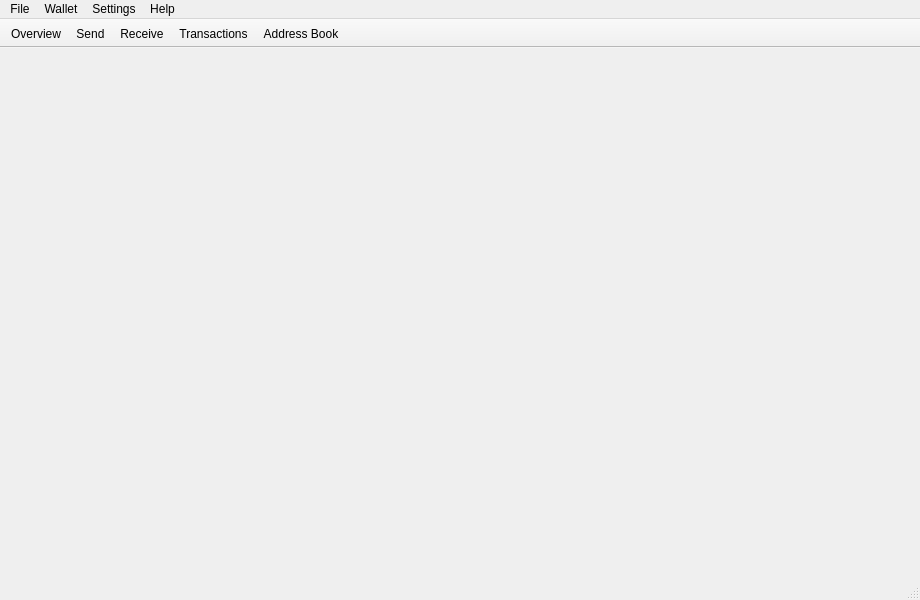
<?xml version="1.0" encoding="UTF-8"?>
<ui version="4.0">
 <class>MainWindow</class>
 <widget class="QMainWindow" name="MainWindow">
  <property name="geometry">
   <rect>
    <x>0</x>
    <y>0</y>
    <width>920</width>
    <height>600</height>
   </rect>
  </property>
  <property name="sizePolicy">
   <sizepolicy hsizetype="Preferred" vsizetype="Preferred">
    <horstretch>0</horstretch>
    <verstretch>0</verstretch>
   </sizepolicy>
  </property>
  <property name="minimumSize">
   <size>
    <width>0</width>
    <height>0</height>
   </size>
  </property>
  <property name="maximumSize">
   <size>
    <width>16777215</width>
    <height>16777215</height>
   </size>
  </property>
  <property name="windowTitle">
   <string>MainWindow</string>
  </property>
  <property name="windowIcon">
   <iconset resource="../../resources.qrc">
    <normaloff>:/images/dynex</normaloff>:/images/dynex</iconset>
  </property>
  <widget class="QWidget" name="centralwidget">
   <layout class="QHBoxLayout" name="horizontalLayout">
    <property name="spacing">
     <number>0</number>
    </property>
    <property name="leftMargin">
     <number>0</number>
    </property>
    <property name="topMargin">
     <number>0</number>
    </property>
    <property name="rightMargin">
     <number>0</number>
    </property>
    <property name="bottomMargin">
     <number>0</number>
    </property>
    <item>
     <widget class="WalletGui::OverviewFrame" name="m_overviewFrame">
      <property name="frameShape">
       <enum>QFrame::NoFrame</enum>
      </property>
      <property name="frameShadow">
       <enum>QFrame::Raised</enum>
      </property>
     </widget>
    </item>
    <item>
     <widget class="WalletGui::SendFrame" name="m_sendFrame">
      <property name="frameShape">
       <enum>QFrame::NoFrame</enum>
      </property>
      <property name="frameShadow">
       <enum>QFrame::Raised</enum>
      </property>
     </widget>
    </item>
    <item>
     <widget class="WalletGui::ReceiveFrame" name="m_receiveFrame">
      <property name="frameShape">
       <enum>QFrame::NoFrame</enum>
      </property>
      <property name="frameShadow">
       <enum>QFrame::Raised</enum>
      </property>
     </widget>
    </item>
    <item>
     <widget class="WalletGui::TransactionsFrame" name="m_transactionsFrame">
      <property name="frameShape">
       <enum>QFrame::NoFrame</enum>
      </property>
      <property name="frameShadow">
       <enum>QFrame::Raised</enum>
      </property>
     </widget>
    </item>
    <item>
     <widget class="WalletGui::AddressBookFrame" name="m_addressBookFrame">
      <property name="frameShape">
       <enum>QFrame::NoFrame</enum>
      </property>
      <property name="frameShadow">
       <enum>QFrame::Raised</enum>
      </property>
     </widget>
    </item>
   </layout>
  </widget>
  <widget class="QMenuBar" name="menubar">
   <property name="geometry">
    <rect>
     <x>0</x>
     <y>0</y>
     <width>920</width>
     <height>27</height>
    </rect>
   </property>
   <widget class="QMenu" name="menuFile">
    <property name="title">
     <string>File</string>
    </property>
    <widget class="QMenu" name="menuRecent_wallets">
     <property name="title">
      <string>Recent wallets</string>
     </property>
    </widget>
    <addaction name="m_openWalletAction"/>
    <addaction name="menuRecent_wallets"/>
    <addaction name="m_backupWalletAction"/>
    <addaction name="m_closeWalletAction"/>
    <addaction name="separator"/>    
    <addaction name="m_createWalletAction"/>
    <addaction name="m_createNondeterministicWalletAction"/>
    <addaction name="separator"/>
    <addaction name="m_exitAction"/>
   </widget>
   <widget class="QMenu" name="menuWallet">
    <property name="title">
     <string>Wallet</string>
    </property>
    <addaction name="m_encryptWalletAction"/>
    <addaction name="m_changePasswordAction"/>
    <addaction name="m_resetAction"/>
    <addaction name="separator"/>
    <addaction name="m_proofAction"/>
    <addaction name="separator"/>
    <addaction name="m_showMnemonicSeedAction"/>
    <addaction name="m_showPrivateKey"/>
    <addaction name="separator"/>
    <addaction name="m_restoreFromMnemonicSeedAction"/>
    <addaction name="m_importKeysAction"/>
    <addaction name="m_importKeyAction"/>
   </widget>
   <widget class="QMenu" name="menuSettings">
    <property name="title">
     <string>Settings</string>
    </property>
    <addaction name="m_connectionSettingsAction"/>
    <addaction name="separator"/>
    <addaction name="m_startOnLoginAction"/>
    <addaction name="m_minimizeToTrayAction"/>
    <addaction name="m_closeToTrayAction"/>
    <addaction name="m_globalAddressBookAction"/>
    <addaction name="separator"/>
    <addaction name="m_openLogFileAction"/>
   </widget>
   <widget class="QMenu" name="menuHelp">
    <property name="title">
     <string>Help</string>
    </property>
    <addaction name="actionHelp"/>
    <addaction name="m_aboutDynexAction"/>
    <addaction name="m_aboutQtAction"/>
   </widget>
   <addaction name="menuFile"/>
   <addaction name="menuWallet"/>
   <addaction name="menuSettings"/>
   <addaction name="menuHelp"/>
  </widget>
  <widget class="QToolBar" name="toolBar">
   <property name="windowTitle">
    <string>toolBar</string>
   </property>
   <property name="movable">
    <bool>false</bool>
   </property>
   <property name="toolButtonStyle">
    <enum>Qt::ToolButtonTextBesideIcon</enum>
   </property>
   <attribute name="toolBarArea">
    <enum>TopToolBarArea</enum>
   </attribute>
   <attribute name="toolBarBreak">
    <bool>false</bool>
   </attribute>
   <addaction name="m_overviewAction"/>
   <addaction name="m_sendAction"/>
   <addaction name="m_receiveAction"/>
   <addaction name="m_transactionsAction"/>
   <addaction name="m_addressBookAction"/>
  </widget>
  <widget class="QStatusBar" name="statusBar"/>
  <action name="m_overviewAction">
   <property name="checkable">
    <bool>true</bool>
   </property>
   <property name="enabled">
    <bool>true</bool>
   </property>
   <property name="icon">
    <iconset resource="../../resources.qrc">
     <normaloff>:/icons/overview</normaloff>:/icons/overview</iconset>
   </property>
   <property name="text">
    <string>Overview</string>
   </property>
  </action>
  <action name="m_sendAction">
   <property name="checkable">
    <bool>true</bool>
   </property>
   <property name="enabled">
    <bool>true</bool>
   </property>
   <property name="icon">
    <iconset resource="../../resources.qrc">
     <normaloff>:/icons/send</normaloff>:/icons/send</iconset>
   </property>
   <property name="text">
    <string>Send</string>
   </property>
  </action>
  <action name="m_receiveAction">
   <property name="checkable">
    <bool>true</bool>
   </property>
   <property name="enabled">
    <bool>true</bool>
   </property>
   <property name="icon">
    <iconset resource="../../resources.qrc">
     <normaloff>:/icons/receive</normaloff>:/icons/receive</iconset>
   </property>
   <property name="text">
    <string>Receive</string>
   </property>
  </action>
  <action name="m_transactionsAction">
   <property name="checkable">
    <bool>true</bool>
   </property>
   <property name="enabled">
    <bool>true</bool>
   </property>
   <property name="icon">
    <iconset resource="../../resources.qrc">
     <normaloff>:/icons/transactions</normaloff>:/icons/transactions</iconset>
   </property>
   <property name="text">
    <string>Transactions</string>
   </property>
  </action>
  <action name="m_exitAction">
   <property name="enabled">
    <bool>true</bool>
   </property>
   <property name="text">
    <string>Exit</string>
   </property>
   <property name="shortcut">
    <string>Ctrl+Q</string>
   </property>
  </action>
  <action name="m_addressBookAction">
   <property name="checkable">
    <bool>true</bool>
   </property>
   <property name="enabled">
    <bool>true</bool>
   </property>
   <property name="icon">
    <iconset resource="../../resources.qrc">
     <normaloff>:/icons/address-book</normaloff>:/icons/address-book</iconset>
   </property>
   <property name="text">
    <string>Address Book</string>
   </property>
  </action>
  <action name="m_createWalletAction">
   <property name="enabled">
    <bool>true</bool>
   </property>
   <property name="text">
    <string>Create wallet</string>
   </property>
  </action>
  <action name="m_openWalletAction">
   <property name="enabled">
    <bool>true</bool>
   </property>
   <property name="text">
    <string>Open wallet</string>
   </property>
   <property name="shortcut">
    <string>Ctrl+O</string>
   </property>
  </action>
  <action name="m_encryptWalletAction">
   <property name="enabled">
    <bool>true</bool>
   </property>
   <property name="text">
    <string>Encrypt wallet</string>
   </property>
  </action>
  <action name="m_changePasswordAction">
   <property name="enabled">
    <bool>true</bool>
   </property>
   <property name="text">
    <string>Change password</string>
   </property>
   <property name="toolTip">
    <string>Change password</string>
   </property>
  </action>
  <action name="m_aboutDynexAction">
   <property name="enabled">
    <bool>true</bool>
   </property>
   <property name="text">
    <string>About wallet</string>
   </property>
  </action>
  <action name="m_aboutQtAction">
   <property name="enabled">
    <bool>true</bool>
   </property>
   <property name="text">
    <string>About Qt</string>
   </property>
  </action>
  <action name="m_backupWalletAction">
   <property name="enabled">
    <bool>true</bool>
   </property>
   <property name="text">
    <string>Backup wallet</string>
   </property>
  </action>
  <action name="m_startOnLoginAction">
   <property name="checkable">
    <bool>true</bool>
   </property>
   <property name="text">
    <string>Start on system login</string>
   </property>
  </action>
  <action name="m_minimizeToTrayAction">
   <property name="checkable">
    <bool>true</bool>
   </property>
   <property name="text">
    <string>Minimize to tray</string>
   </property>
  </action>
  <action name="m_closeToTrayAction">
   <property name="checkable">
    <bool>true</bool>
   </property>
   <property name="text">
    <string>Close to tray</string>
   </property>
  </action>
  <action name="m_globalAddressBookAction">
   <property name="checkable">
    <bool>true</bool>
   </property>
   <property name="text">
    <string>Use global address book</string>
   </property>
  </action>
  <action name="m_importKeyAction">
   <property name="text">
    <string>Restore from private key</string>
   </property>
  </action>
  <action name="m_resetAction">
   <property name="text">
    <string>Reset (rescan) wallet</string>
   </property>
  </action>
  <action name="m_proofAction">
   <property name="text">
    <string>Proof of balance</string>
   </property>
  </action>
  <action name="m_showPrivateKey">
   <property name="text">
    <string>Show private keys</string>
   </property>
  </action>
  <action name="m_closeWalletAction">
   <property name="text">
    <string>Close wallet</string>
   </property>
   <property name="shortcut">
    <string>Ctrl+W</string>
   </property>
  </action>
  <action name="m_recentWalletsAction">
   <property name="text">
    <string>Recent wallets</string>
   </property>
  </action>
  <action name="m_openLogFileAction">
   <property name="text">
    <string>Open log file</string>
   </property>
  </action>
  <action name="m_showMnemonicSeedAction">
   <property name="enabled">
    <bool>true</bool>
   </property>
   <property name="text">
    <string>Show mnemonic seed</string>
   </property>
  </action>
  <action name="m_restoreFromMnemonicSeedAction">
   <property name="text">
    <string>Restore from mnemonic seed</string>
   </property>
  </action>
  <action name="m_createNondeterministicWalletAction">
   <property name="text">
    <string>Create nondeterministic wallet</string>
   </property>
  </action>
  <action name="m_importKeysAction">
   <property name="text">
    <string>Restore from keys</string>
   </property>
  </action>
  <action name="actionHelp">
   <property name="text">
    <string>Help</string>
   </property>
   <property name="shortcut">
    <string>F1</string>
   </property>
  </action>
  <action name="m_connectionSettingsAction">
   <property name="text">
    <string>Connection</string>
   </property>
  </action>
 </widget>
 <customwidgets>
  <customwidget>
   <class>WalletGui::OverviewFrame</class>
   <extends>QFrame</extends>
   <header>gui/OverviewFrame.h</header>
   <container>1</container>
  </customwidget>
  <customwidget>
   <class>WalletGui::SendFrame</class>
   <extends>QFrame</extends>
   <header>gui/SendFrame.h</header>
   <container>1</container>
  </customwidget>
  <customwidget>
   <class>WalletGui::ReceiveFrame</class>
   <extends>QFrame</extends>
   <header>gui/ReceiveFrame.h</header>
   <container>1</container>
  </customwidget>
  <customwidget>
   <class>WalletGui::TransactionsFrame</class>
   <extends>QFrame</extends>
   <header>gui/TransactionsFrame.h</header>
   <container>1</container>
  </customwidget>
  <customwidget>
   <class>WalletGui::AddressBookFrame</class>
   <extends>QFrame</extends>
   <header>gui/AddressBookFrame.h</header>
   <container>1</container>
  </customwidget>
 </customwidgets>
 <resources>
  <include location="../../resources.qrc"/>
 </resources>
 <connections>
  <connection>
   <sender>m_overviewAction</sender>
   <signal>toggled(bool)</signal>
   <receiver>m_overviewFrame</receiver>
   <slot>setVisible(bool)</slot>
   <hints>
    <hint type="sourcelabel">
     <x>-1</x>
     <y>-1</y>
    </hint>
    <hint type="destinationlabel">
     <x>112</x>
     <y>333</y>
    </hint>
   </hints>
  </connection>
  <connection>
   <sender>m_sendAction</sender>
   <signal>toggled(bool)</signal>
   <receiver>m_sendFrame</receiver>
   <slot>setVisible(bool)</slot>
   <hints>
    <hint type="sourcelabel">
     <x>-1</x>
     <y>-1</y>
    </hint>
    <hint type="destinationlabel">
     <x>337</x>
     <y>333</y>
    </hint>
   </hints>
  </connection>
  <connection>
   <sender>m_receiveAction</sender>
   <signal>toggled(bool)</signal>
   <receiver>m_receiveFrame</receiver>
   <slot>setVisible(bool)</slot>
   <hints>
    <hint type="sourcelabel">
     <x>-1</x>
     <y>-1</y>
    </hint>
    <hint type="destinationlabel">
     <x>562</x>
     <y>333</y>
    </hint>
   </hints>
  </connection>
  <connection>
   <sender>m_transactionsAction</sender>
   <signal>toggled(bool)</signal>
   <receiver>m_transactionsFrame</receiver>
   <slot>setVisible(bool)</slot>
   <hints>
    <hint type="sourcelabel">
     <x>-1</x>
     <y>-1</y>
    </hint>
    <hint type="destinationlabel">
     <x>787</x>
     <y>333</y>
    </hint>
   </hints>
  </connection>
  <connection>
   <sender>m_addressBookAction</sender>
   <signal>toggled(bool)</signal>
   <receiver>m_addressBookFrame</receiver>
   <slot>setVisible(bool)</slot>
   <hints>
    <hint type="sourcelabel">
     <x>-1</x>
     <y>-1</y>
    </hint>
    <hint type="destinationlabel">
     <x>809</x>
     <y>320</y>
    </hint>
   </hints>
  </connection>
  <connection>
   <sender>m_createWalletAction</sender>
   <signal>triggered()</signal>
   <receiver>MainWindow</receiver>
   <slot>createWallet()</slot>
   <hints>
    <hint type="sourcelabel">
     <x>-1</x>
     <y>-1</y>
    </hint>
    <hint type="destinationlabel">
     <x>449</x>
     <y>299</y>
    </hint>
   </hints>
  </connection>
  <connection>
   <sender>m_openWalletAction</sender>
   <signal>triggered()</signal>
   <receiver>MainWindow</receiver>
   <slot>openWallet()</slot>
   <hints>
    <hint type="sourcelabel">
     <x>-1</x>
     <y>-1</y>
    </hint>
    <hint type="destinationlabel">
     <x>449</x>
     <y>299</y>
    </hint>
   </hints>
  </connection>
  <connection>
   <sender>m_encryptWalletAction</sender>
   <signal>triggered()</signal>
   <receiver>MainWindow</receiver>
   <slot>encryptWallet()</slot>
   <hints>
    <hint type="sourcelabel">
     <x>-1</x>
     <y>-1</y>
    </hint>
    <hint type="destinationlabel">
     <x>449</x>
     <y>299</y>
    </hint>
   </hints>
  </connection>
  <connection>
   <sender>m_changePasswordAction</sender>
   <signal>triggered()</signal>
   <receiver>MainWindow</receiver>
   <slot>encryptWallet()</slot>
   <hints>
    <hint type="sourcelabel">
     <x>-1</x>
     <y>-1</y>
    </hint>
    <hint type="destinationlabel">
     <x>449</x>
     <y>299</y>
    </hint>
   </hints>
  </connection>
  <connection>
   <sender>m_aboutQtAction</sender>
   <signal>triggered()</signal>
   <receiver>MainWindow</receiver>
   <slot>aboutQt()</slot>
   <hints>
    <hint type="sourcelabel">
     <x>-1</x>
     <y>-1</y>
    </hint>
    <hint type="destinationlabel">
     <x>449</x>
     <y>299</y>
    </hint>
   </hints>
  </connection>
  <connection>
   <sender>m_backupWalletAction</sender>
   <signal>triggered()</signal>
   <receiver>MainWindow</receiver>
   <slot>backupWallet()</slot>
   <hints>
    <hint type="sourcelabel">
     <x>-1</x>
     <y>-1</y>
    </hint>
    <hint type="destinationlabel">
     <x>449</x>
     <y>299</y>
    </hint>
   </hints>
  </connection>
  <connection>
   <sender>m_aboutDynexAction</sender>
   <signal>triggered()</signal>
   <receiver>MainWindow</receiver>
   <slot>about()</slot>
   <hints>
    <hint type="sourcelabel">
     <x>-1</x>
     <y>-1</y>
    </hint>
    <hint type="destinationlabel">
     <x>459</x>
     <y>299</y>
    </hint>
   </hints>
  </connection>
  <connection>
   <sender>m_startOnLoginAction</sender>
   <signal>triggered(bool)</signal>
   <receiver>MainWindow</receiver>
   <slot>setStartOnLogin(bool)</slot>
   <hints>
    <hint type="sourcelabel">
     <x>-1</x>
     <y>-1</y>
    </hint>
    <hint type="destinationlabel">
     <x>459</x>
     <y>299</y>
    </hint>
   </hints>
  </connection>
  <connection>
   <sender>m_minimizeToTrayAction</sender>
   <signal>triggered(bool)</signal>
   <receiver>MainWindow</receiver>
   <slot>setMinimizeToTray(bool)</slot>
   <hints>
    <hint type="sourcelabel">
     <x>-1</x>
     <y>-1</y>
    </hint>
    <hint type="destinationlabel">
     <x>459</x>
     <y>299</y>
    </hint>
   </hints>
  </connection>
  <connection>
   <sender>m_closeToTrayAction</sender>
   <signal>triggered(bool)</signal>
   <receiver>MainWindow</receiver>
   <slot>setCloseToTray(bool)</slot>
   <hints>
    <hint type="sourcelabel">
     <x>-1</x>
     <y>-1</y>
    </hint>
    <hint type="destinationlabel">
     <x>459</x>
     <y>299</y>
    </hint>
   </hints>
  </connection>
  <connection>
   <sender>m_globalAddressBookAction</sender>
   <signal>triggered(bool)</signal>
   <receiver>MainWindow</receiver>
   <slot>setGlobalAddressBook(bool)</slot>
   <hints>
    <hint type="sourcelabel">
     <x>-1</x>
     <y>-1</y>
    </hint>
    <hint type="destinationlabel">
     <x>459</x>
     <y>299</y>
    </hint>
   </hints>
  </connection>
  <connection>
   <sender>m_resetAction</sender>
   <signal>triggered()</signal>
   <receiver>MainWindow</receiver>
   <slot>resetWallet()</slot>
   <hints>
    <hint type="sourcelabel">
     <x>-1</x>
     <y>-1</y>
    </hint>
    <hint type="destinationlabel">
     <x>459</x>
     <y>299</y>
    </hint>
   </hints>
  </connection>
  <connection>
   <sender>m_proofAction</sender>
   <signal>triggered()</signal>
   <receiver>MainWindow</receiver>
   <slot>balanceProof()</slot>
   <hints>
    <hint type="sourcelabel">
     <x>-1</x>
     <y>-1</y>
    </hint>
    <hint type="destinationlabel">
     <x>459</x>
     <y>299</y>
    </hint>
   </hints>
  </connection>
  <connection>
   <sender>m_importKeyAction</sender>
   <signal>triggered()</signal>
   <receiver>MainWindow</receiver>
   <slot>importKey()</slot>
   <hints>
    <hint type="sourcelabel">
     <x>-1</x>
     <y>-1</y>
    </hint>
    <hint type="destinationlabel">
     <x>459</x>
     <y>299</y>
    </hint>
   </hints>
  </connection>
  <connection>
   <sender>m_showPrivateKey</sender>
   <signal>triggered()</signal>
   <receiver>MainWindow</receiver>
   <slot>showPrivateKeys()</slot>
   <hints>
    <hint type="sourcelabel">
     <x>-1</x>
     <y>-1</y>
    </hint>
    <hint type="destinationlabel">
     <x>459</x>
     <y>299</y>
    </hint>
   </hints>
  </connection>
  <connection>
   <sender>m_openLogFileAction</sender>
   <signal>triggered()</signal>
   <receiver>MainWindow</receiver>
   <slot>openLogFile()</slot>
   <hints>
    <hint type="sourcelabel">
     <x>-1</x>
     <y>-1</y>
    </hint>
    <hint type="destinationlabel">
     <x>459</x>
     <y>299</y>
    </hint>
   </hints>
  </connection>
  <connection>
   <sender>m_showMnemonicSeedAction</sender>
   <signal>triggered()</signal>
   <receiver>MainWindow</receiver>
   <slot>showMnemonicSeed()</slot>
   <hints>
    <hint type="sourcelabel">
     <x>-1</x>
     <y>-1</y>
    </hint>
    <hint type="destinationlabel">
     <x>459</x>
     <y>299</y>
    </hint>
   </hints>
  </connection>
  <connection>
   <sender>m_restoreFromMnemonicSeedAction</sender>
   <signal>triggered()</signal>
   <receiver>MainWindow</receiver>
   <slot>restoreFromMnemonicSeed()</slot>
   <hints>
    <hint type="sourcelabel">
     <x>-1</x>
     <y>-1</y>
    </hint>
    <hint type="destinationlabel">
     <x>459</x>
     <y>299</y>
    </hint>
   </hints>
  </connection>
  <connection>
   <sender>m_createNondeterministicWalletAction</sender>
   <signal>triggered()</signal>
   <receiver>MainWindow</receiver>
   <slot>createNonDeterministicWallet()</slot>
   <hints>
    <hint type="sourcelabel">
     <x>-1</x>
     <y>-1</y>
    </hint>
    <hint type="destinationlabel">
     <x>459</x>
     <y>299</y>
    </hint>
   </hints>
  </connection>
  <connection>
   <sender>m_importKeysAction</sender>
   <signal>triggered()</signal>
   <receiver>MainWindow</receiver>
   <slot>importKeys()</slot>
   <hints>
    <hint type="sourcelabel">
     <x>-1</x>
     <y>-1</y>
    </hint>
    <hint type="destinationlabel">
     <x>459</x>
     <y>299</y>
    </hint>
   </hints>
  </connection>
  <connection>
   <sender>m_closeWalletAction</sender>
   <signal>triggered()</signal>
   <receiver>MainWindow</receiver>
   <slot>closeWallet()</slot>
   <hints>
    <hint type="sourcelabel">
     <x>-1</x>
     <y>-1</y>
    </hint>
    <hint type="destinationlabel">
     <x>459</x>
     <y>299</y>
    </hint>
   </hints>
  </connection>
  <connection>
   <sender>actionHelp</sender>
   <signal>triggered()</signal>
   <receiver>MainWindow</receiver>
   <slot>DisplayCmdLineHelp()</slot>
   <hints>
    <hint type="sourcelabel">
     <x>-1</x>
     <y>-1</y>
    </hint>
    <hint type="destinationlabel">
     <x>459</x>
     <y>299</y>
    </hint>
   </hints>
  </connection>
  <connection>
   <sender>m_connectionSettingsAction</sender>
   <signal>triggered()</signal>
   <receiver>MainWindow</receiver>
   <slot>openConnectionSettings()</slot>
   <hints>
    <hint type="sourcelabel">
     <x>-1</x>
     <y>-1</y>
    </hint>
    <hint type="destinationlabel">
     <x>459</x>
     <y>299</y>
    </hint>
   </hints>
  </connection>
 </connections>
 <slots>
  <slot>createWallet()</slot>
  <slot>openWallet()</slot>
  <slot>encryptWallet()</slot>
  <slot>aboutQt()</slot>
  <slot>backupWallet()</slot>
  <slot>about()</slot>
  <slot>setStartOnLogin(bool)</slot>
  <slot>setMinimizeToTray(bool)</slot>
  <slot>setCloseToTray(bool)</slot>
  <slot>setGlobalAddressBook(bool)</slot>
  <slot>importKey()</slot>
  <slot>resetWallet()</slot>
  <slot>showPrivateKeys()</slot>
  <slot>openLogFile()</slot>
  <slot>DisplayCmdLineHelp()</slot>
  <slot>openConnectionSettings()</slot>
  <slot>showMnemonicSeed()</slot>
  <slot>restoreFromMnemonicSeed()</slot>
  <slot>createNonDeterministicWallet()</slot>
  <slot>importKey()</slot>
  <slot>importKeys()</slot>
  <slot>closeWallet()</slot>
  <slot>balanceProof()</slot>
 </slots>
</ui>
